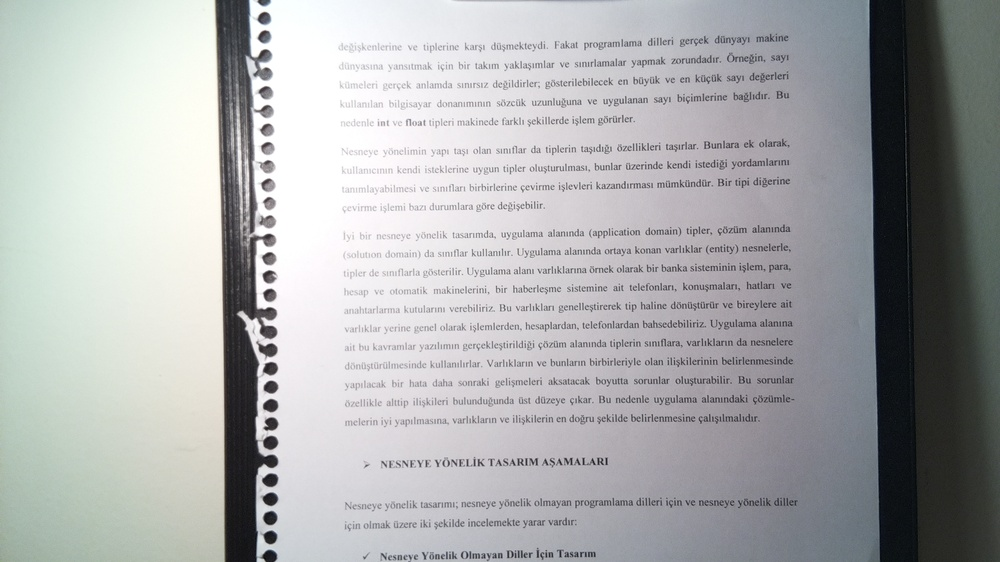
#> input picture kongoz_yedek/yedek 1/kongozpi/images/camcap.jpg, 1000 x 562 px, shrunk from 1920 x 1080 before the run
$ python textdetect.py   (older library calls are emulated)
#> lines starting #> are read from the running program, lines starting #| are printed output that depends on the picture; after the words box and inside, x2 and y2 are one past the last pixel; in counts of white or black regions, pixels touching at a corner belong together
import cv2

# Load the image
image = cv2.imread('images/camcap.jpg')
#> image is the input picture: shape (562, 1000, 3); mean B, G, R 174.3, 173.7, 172.1

# [13 lines of commented-out code are left out]


image = cv2.cvtColor(image, cv2.COLOR_RGB2GRAY)
#> image: shape (562, 1000)
image = cv2.bilateralFilter(image, 10, 10, 10)
image = cv2.adaptiveThreshold(image, 255, cv2.ADAPTIVE_THRESH_GAUSSIAN_C, cv2.THRESH_BINARY, 15, 3)
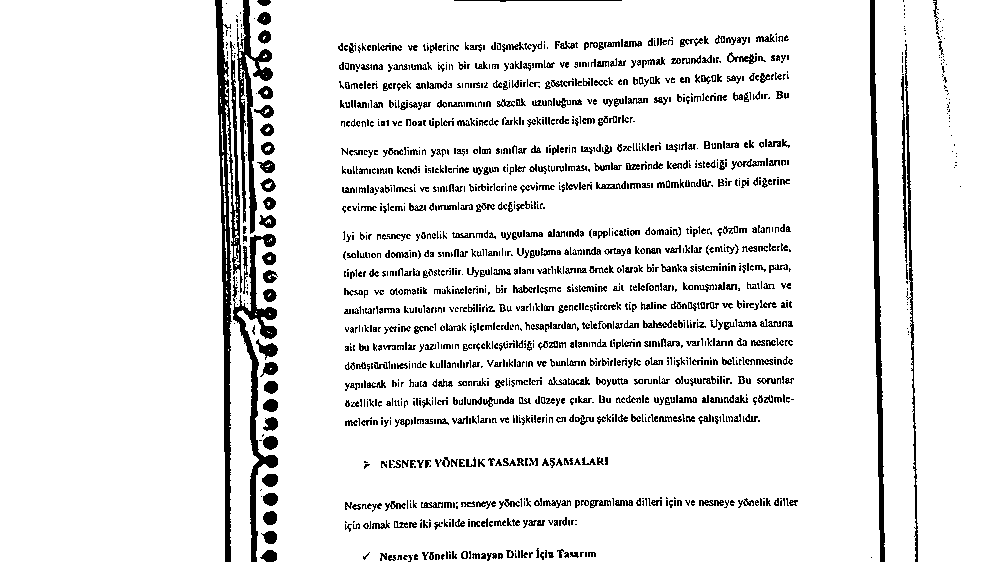
#> image: shape (562, 1000); 91% white; 1642 black regions (995 under 20 px)


# Find the contours
image2,contours,hierarchy = cv2.findContours(image,cv2.RETR_TREE,cv2.CHAIN_APPROX_SIMPLE)
#> contours = 2532 contours, 1463 with area under 20; largest, box (x1, y1, x2, y2) and area: (222, 0, 880, 562) 353454, (0, 0, 225, 562) 123811, (875, 0, 1000, 562) 65102, (900, 75, 908, 264) 656, (255, 338, 279, 361) 244
i = 1
# For each contour, find the bounding rectangle and draw it
for cnt in contours:
    x,y,w,h = cv2.boundingRect(cnt)

    # Don't plot small false positives that aren't text
    if w < 20 and h < 20:
        continue

    #roi = image[y:y+h, x:x+w]
    #cv2.imwrite("images/cnt/" + str(i) + "_roi.png", roi)
    #i += 1

    cv2.rectangle(image,(x,y),(x+w,y+h),(100,200,300),2)
#> this loop made 2532 passes
#> (x, y, w, h) on passes 2, 4, 5: (271, 333, 1, 1), (227, 321, 1, 1), (227, 316, 1, 1)
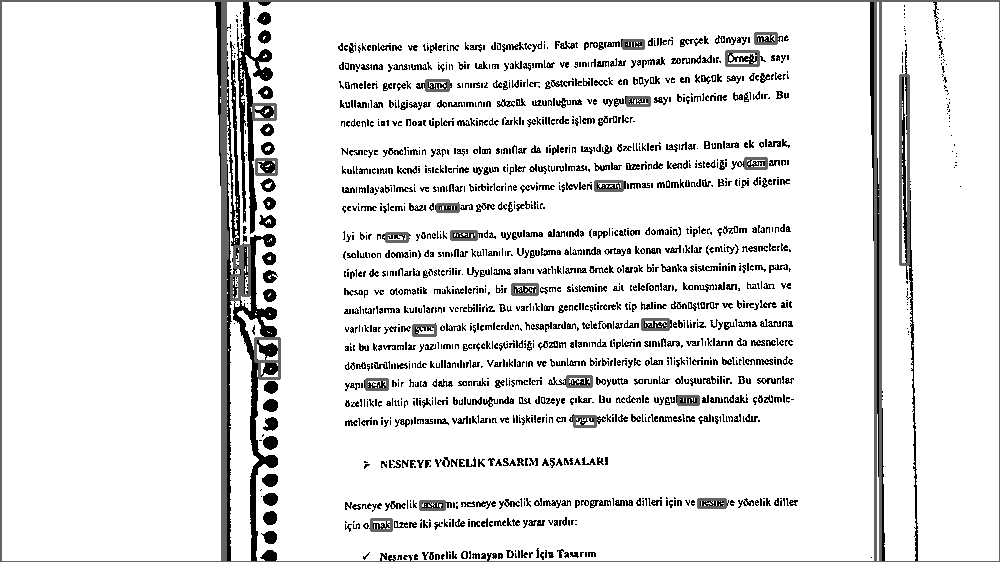
#> image: shape (562, 1000); 3.2% of pixels changed, all inside (x1, y1, x2, y2) = (0, 0, 1000, 562)
    #cv2.rectangle(thresh_color,(x,y),(x+w,y+h),(0,255,0),2)

cv2.imwrite('images/karakterli.jpg',image)
# [5 lines of commented-out code are left out]
